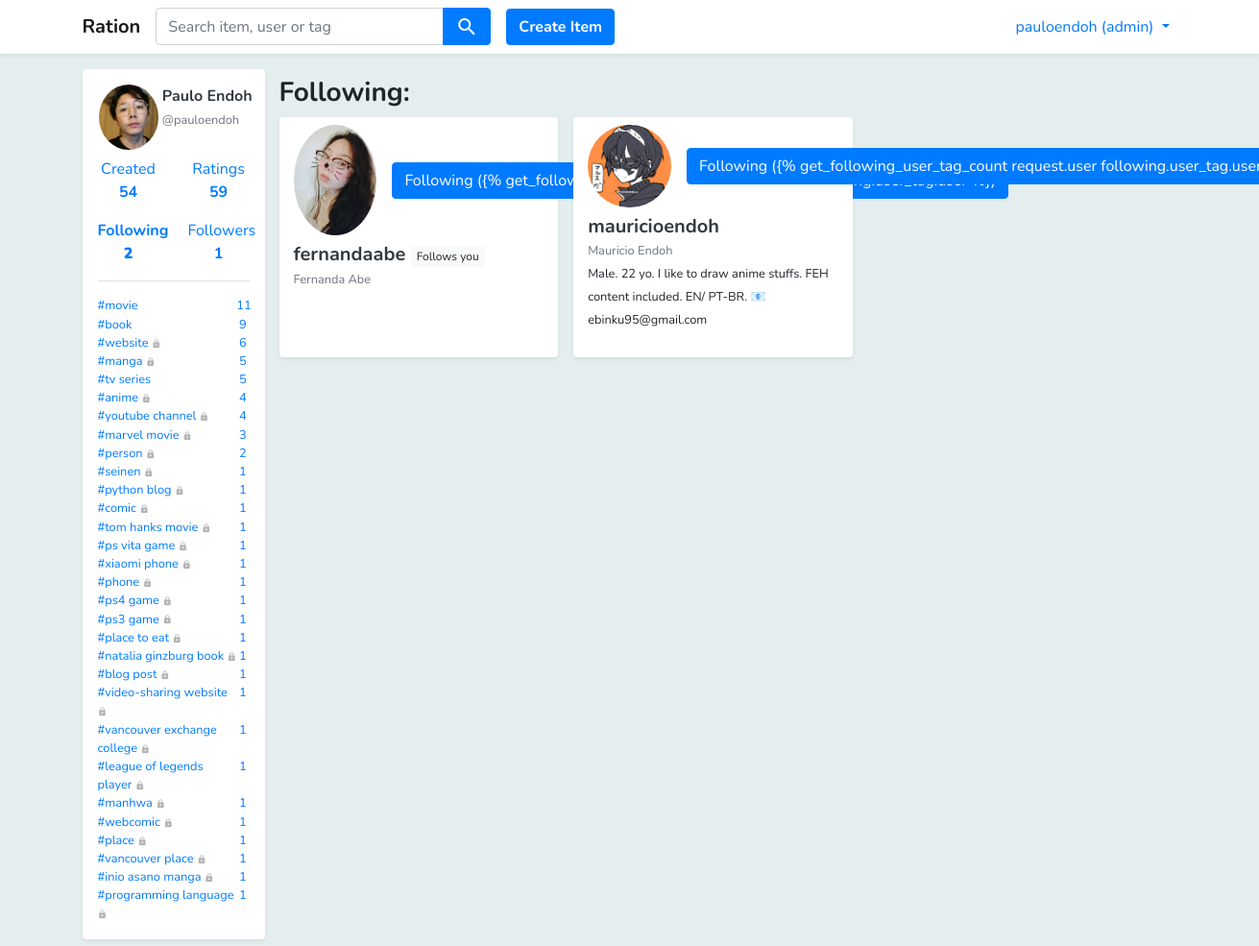
The page /user/pauloendoh/following (signed in) on the database its author committed.
### core/models.py (models this page shows, shortened)
class Profile(models.Model):
    user = models.OneToOneField(
        User,
        related_name='profile',
        on_delete=models.CASCADE,
        primary_key=True
    )
    fullname = models.CharField(max_length=100)
    picture = models.ImageField(upload_to='profile_pics', blank=True, default="profile_pics/default.png")
    bio = models.TextField(null=True, blank=True)
    location = models.TextField(null=True, blank=True)
    website = models.TextField(null=True, blank=True)

class User_Item(models.Model):
    user = models.ForeignKey(User, related_name='user_items', on_delete=models.CASCADE)
    item = models.ForeignKey(Item, related_name='user_items', on_delete=models.CASCADE)
    rating = models.FloatField(validators=[MinValueValidator(1), MaxValueValidator(5)], null=True, blank=True)
    interest = models.FloatField(validators=[MinValueValidator(1), MaxValueValidator(3)], null=True, blank=True)

class Following(models.Model):
    follower = models.ForeignKey(User, on_delete=models.CASCADE)
    user_tag = models.ForeignKey(User_Tag, on_delete=models.CASCADE)

class User_Tag(models.Model):
    user = models.ForeignKey(User, on_delete=models.CASCADE)
    tag = models.ForeignKey(Tag, on_delete=models.CASCADE)
    item_count = models.IntegerField()
    is_private = models.NullBooleanField()

class Tag(models.Model):
    name = models.TextField()
    is_official = models.BooleanField(default=0)

### core/views.py (the view)
# urls.py: path('user/<str:username>/following', views.following_list, name="following_list"),
def following_list(request, username):
    user = get_object_or_404(User, username=username)
    following_queryset = Following.objects.filter(follower=user)
    followings = []
    for fq in following_queryset:
        already_following = False
        for f in followings:
            if f.user_tag.user.id == fq.user_tag.user.id:
                already_following = True
        if already_following == False:
            followings.append(fq)
    return render(request, 'following.html', {'followings': followings,
                                              'user': user})

### core/models.py (called while the page is built)
def get_user_tag_list(self):
    user_tag_list = User_Tag.objects.filter(user=self).order_by('-item_count')
    return user_tag_list

def get_followers(self):
    followers = []
    user_tags = User_Tag.objects.filter(user=self)
    for user_tag in user_tags:
        followings = Following.objects.filter(user_tag=user_tag)
        for following in followings:
            in_list = False
            for follower in followers:
                if follower.id == following.follower.id:
                    in_list = True
            if not in_list:
                followers.append(following.follower)
    return followers

### core/templatetags/utils.py (called while the page is built)
@register.simple_tag
def get_follower_count_by_user(user):
    followers = user.get_followers()
    return len(followers)

@register.simple_tag
def get_following_count_by_user(user):
    followings = Following.objects.filter(follower=user)
    user_followings = []
    for following in followings:
        inside_list = False
        for user_following in user_followings:
            if following.user_tag.user.id == user_following.id:
                inside_list= True
        if not inside_list:
            user_followings.append(following.user_tag.user)
    return len(user_followings)

@register.simple_tag
def get_created_item_count_by_user(user):
    count = Item.objects.filter(creator=user).count()
    return count

@register.simple_tag
def user_is_following_other_user(user, other_user):
    followings = Following.objects.filter(follower=user)
    for following in followings:
        if following.user_tag.user == other_user:
            return True
    return False

### templates/following.html
{% extends "base.html" %}
{% load utils %}
{% block content %}
<div class="mt-3 pb-2 container">
    <div class="row">
        {% include 'includes/left_container.html' %}
        <div class="col-10">
            <h3 class="mt-2 font-weight-bold">Following: </h3>
            <div class="row no-gutters">
                {% for following in followings %}
                <div class="col-4">
                    <div class="bg-white mb-3 mr-3 rounded shadow-sm profile-card">
                        <div class="container pt-2">
                            <div class="row no-gutters">
                                <div class="col-4">
                                    <a href="{% url 'user' following.user_tag.user.username %}">
                                        <img class="rounded-circle w-100"
                                             src="/media/{{ following.user_tag.user.profile.picture }}"/>
                                    </a>
                                </div>
                                <div class="col-8 pl-3 align-self-center text-center">
                                    {% if request.user.is_authenticated %}
                                    <button class="btn btn-primary">Following ({% get_following_user_tag_count
                                        request.user following.user_tag.user %})
                                    </button>
                                    {% endif %}
                                </div>
                            </div>
                            <h5 class="font-weight-bold mt-2 mb-0">
                                <a class="text-dark" href="{% url 'user' following.user_tag.user.username %}">
                                    {{ following.user_tag.user.username }}
                                </a>
                                {%user_is_following_other_user following.user_tag.user request.user as is_following_back%}
                                {% if is_following_back %}
                                <span class="badge badge-light font-weight-normal">
                                    <small>Follows you</small>
                                </span>
                                {% endif %}
                            </h5>
                            <small class="text-muted">{{ following.user_tag.user.profile.fullname }}</small>
                            <br>
                            <small>
                                {{ following.user_tag.user.profile.bio }}
                            </small>
                        </div>
                    </div>
                </div>
                {% endfor %}
            </div>
        </div>
    </div>
</div>
{% endblock %}

### templates/base.html (shortened to what this page needs)
{% load staticfiles %}
<!DOCTYPE html>
<html lang="en">
<head>
    <link rel="stylesheet" href="{% static 'styles/bootstrap.css' %}">
    <link rel="stylesheet" href="https://use.fontawesome.com/releases/v5.0.13/css/all.css"
>
    <link rel="stylesheet" href="{% static 'styles/jquery-ui.css' %}" type="text/css" media="all"/>
    <link href="{% static 'styles/main.css' %}" rel="stylesheet">
</head>
<body class="body">
<div class="pt-5"></div>
<div class="pt-2"></div>
<nav class="navbar fixed-top navbar-expand-sm bg-white navbar-light shadow-sm ">
    <div class="container pl-0 pr-0 ">
        <ul class="navbar-nav mr-auto">
            <li class="nav-item ">
                <a class="navbar-brand font-weight-bold" href="{% url 'home' %}">Ration</a>
            </li>
            <li class="nav-item">
                <form method="get" action="{% url 'search' %}">
                    <div class="input-group ui-widget">
                        <input id='search-box' type="text" class="form-control text-italic" name="q"
                               placeholder="Search item, user or tag" required
                               />
                        <div class="input-group-append">
                            <button class="btn btn-primary"><i class="material-icons align-middle">search</i></button>
                        </div>
                    </div>
                </form>
            </li>
            {% if request.user.is_authenticated %}
            <div class="pl-3 align-self-center">
                <a href="{% url 'create_item' %}">
                    <button type="button" class="btn btn-primary rounded font-weight-bold">Create Item</button>
                </a>
            </div>
            {% endif %}
        </ul>
        <ul class="navbar-nav">
            {% if request.user.is_authenticated %}
            <li class="nav-item dropdown">
                <a class="nav-link dropdown-toggle text-primary" href="#" id="navbardrop"
                   data-toggle="dropdown">
                    {{ request.user.username }}
                    {% if request.user.is_superuser %}
                    (admin)
                    {% endif %}
                </a>
            </li>
            {% endif %}
        </ul>
    </div>
</nav>
{% block content %}{% endblock %}
</body>
</html>

### templates/includes/left_container.html (shortened to what this page needs)
{% load utils %}
<div class="col-2 pl-0 pr-0">
    {% if request.user.is_authenticated %}
    <div class="bg-white pl-3 pr-3 shadow-sm rounded">
        <div class="pt-3">
            {% if user.is_authenticated %}
            <div class="row">
                <div class="col-5 pl-3 pr-0">
                    <a href="{% url 'user' user.username %}">
                        <img class="rounded-circle w-100" src="/media/{{ user.profile.picture }}"/>
                    </a>
                </div>
                <div class="col-7 pl-1 pr-2">
                    <p>
                        <a href="{% url 'user' user.username %}" class="text-dark no-underline">
                            <b>{{ user.profile.fullname }}</b>
                            <br>
                            <small class="text-muted d-inline">@{{ user.username }}</small>
                        </a>
                    </p>
                </div>
            </div>
            <div class="row">
                <div class="col-6">
                    <div class="align-self-center">
                        <a class="nav-link text-center pl-0 pr-0 {% if '/created' in request.path %}font-weight-bold{% endif %}"
                           href="{% url 'user_created_item_list' user.username %}">Created
                            <br>
                            <b>
                                {%get_created_item_count_by_user user%}
                            </b>
                        </a>
                    </div>
                </div>
                <div class="col-6">
                    <div class="align-self-center">
                        <a class="nav-link text-center pl-0 pr-0  {% if '/ratings' in request.path %}font-weight-bold{% endif %}"
                           href="{% url 'rating_list' user.username %}">Ratings<br><b>{{user.user_items.all|length}}</b>
                        </a>
                    </div>
                </div>
            </div>
            <div class="row">
                <div class="col-6">
                    <div class="align-self-center">
                        <a class="nav-link text-center pl-0 pr-0  {% if '/following' in request.path %}font-weight-bold{% endif %}" href="{% url 'following_list' user.username %}">Following
                            <br>
                            <b> {% get_following_count_by_user user %}</b>
                        </a>
                    </div>
                </div>
                <div class="col-6">
                    <div class="align-self-center">
                        <a class="nav-link text-center pl-0 pr-0  {% if '/followers' in request.path %}font-weight-bold{% endif %}"
                           href="{% url 'follower_list' user.username %}">Followers<br>
                            <b>{% get_follower_count_by_user user %}</b>
                        </a>
                    </div>
                </div>
            </div>
            <div class="mt-2 mb-3 container border-top"></div>
            <ul class="no-bullets pl-0 pb-3">
                {% for user_tag in user.get_user_tag_list %}
                {% if user_tag.user == request.user %}
                <li>
                    <small>
                        <a href="{% url 'rating_list' user.username %}?tag={{ user_tag.tag.name }}">
                            <div class="row no-gutters">
                                <div class="col-11">
                                    #{{ user_tag.tag.name }}
                                    {% if user_tag.is_private %}
                                    <i class="material-icons align-middle" style="font-size: 10px; color: #b5b5b5; ">
                                    </i>
                                    {% endif %}
                                </div>
                                <div class="col-1 text-center">
                                    {{ user_tag.item_count }}
                                </div>
                            </div>
                        </a>
                    </small>
                </li>
                {% endif %}
                {% endfor %}
            </ul>
            {% endif %}
        </div>
    </div>
    {% endif %}
</div>

### static/styles/main.css (style rules this page uses)
.no-underline:link { text-decoration:none; }
#search-box { width:300px; }
.no-bullets { list-style-type: none; }
.body { background-color: #e5eeef; }
.profile-card { height: 250px; }

### rows shown on the page
User_Tag: tag.name "movie", item_count "11"
User_Tag: tag.name "book", item_count "9"
User_Tag: tag.name "website", is_private True (drawn), item_count "6"
User_Tag: tag.name "manga", is_private True (drawn), item_count "5"
User_Tag: tag.name "tv series", item_count "5"
User_Tag: tag.name "anime", is_private True (drawn), item_count "4"
User_Tag: tag.name "youtube channel", is_private True (drawn), item_count "4"
User_Tag: tag.name "marvel movie", is_private True (drawn), item_count "3"
User_Tag: tag.name "person", is_private True (drawn), item_count "2"
User_Tag: tag.name "seinen", is_private True (drawn), item_count "1"
User_Tag: tag.name "python blog", is_private True (drawn), item_count "1"
User_Tag: tag.name "comic", is_private True (drawn), item_count "1"
User_Tag: tag.name "tom hanks movie", is_private True (drawn), item_count "1"
User_Tag: tag.name "ps vita game", is_private True (drawn), item_count "1"
User_Tag: tag.name "xiaomi phone", is_private True (drawn), item_count "1"
User_Tag: tag.name "phone", is_private True (drawn), item_count "1"
User_Tag: tag.name "ps4 game", is_private True (drawn), item_count "1"
User_Tag: tag.name "ps3 game", is_private True (drawn), item_count "1"
User_Tag: tag.name "place to eat", is_private True (drawn), item_count "1"
User_Tag: tag.name "natalia ginzburg book", is_private True (drawn), item_count "1"
User_Tag: tag.name "blog post", is_private True (drawn), item_count "1"
User_Tag: tag.name "video-sharing website", is_private True (drawn), item_count "1"
User_Tag: tag.name "vancouver exchange college", is_private True (drawn), item_count "1"
User_Tag: tag.name "league of legends player", is_private True (drawn), item_count "1"
User_Tag: tag.name "manhwa", is_private True (drawn), item_count "1"
User_Tag: tag.name "webcomic", is_private True (drawn), item_count "1"
User_Tag: tag.name "place", is_private True (drawn), item_count "1"
User_Tag: tag.name "vancouver place", is_private True (drawn), item_count "1"
User_Tag: tag.name "inio asano manga", is_private True (drawn), item_count "1"
User_Tag: tag.name "programming language", is_private True (drawn), item_count "1"
Following: user_tag.user.profile.picture (picture), user_tag.user.username "fernandaabe", shows "Follows you", user_tag.user.profile.fullname "Fernanda Abe"
Following: user_tag.user.profile.picture (picture), user_tag.user.username "mauricioendoh", user_tag.user.profile.fullname "Mauricio Endoh", user_tag.user.profile.bio "Male. 22 yo. I like to draw anime stuffs. FEH content included. EN/ PT-BR. 📧ebinku95@gmail.com"

### other values the page prints
{{ request.user.username }} "pauloendoh"
{{ user.profile.fullname }} "Paulo Endoh"
{{ user.username }} "pauloendoh"
{{ user.user_items.all|length }} "59"
